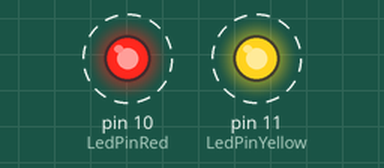
Simulated run of this sketch. Board: Arduino Uno, built with avr-gcc and run on an emulated ATmega328P. Shown: output pins drawn as LEDs (lit = HIGH). Dashed ring = blinking.

Above: at 0.5 s.
Timing chart, 0 to 4.6 s (numbered marks = the images above):
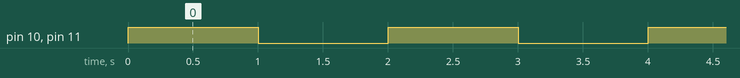

Measured:
- by itself, pin 10 (LedPinRed), pin 11 (LedPinYellow): alternates HIGH for 1.0 s and LOW for 1.0 s

The sketch:

2_Meerdere_Knipperleds.ino
```cpp
// Meerdere knipper LED's

const int LedPinRed = 10;
const int LedPinYellow = 11;

void setup() {
  pinMode(LedPinRed, OUTPUT);
  pinMode(LedPinYellow, OUTPUT);
}

void loop() {
  digitalWrite(LedPinRed, HIGH);
  digitalWrite(LedPinYellow, HIGH);
  delay(1000);
  digitalWrite(LedPinRed, LOW);
  digitalWrite(LedPinYellow, LOW);
  delay(1000);
}
```
